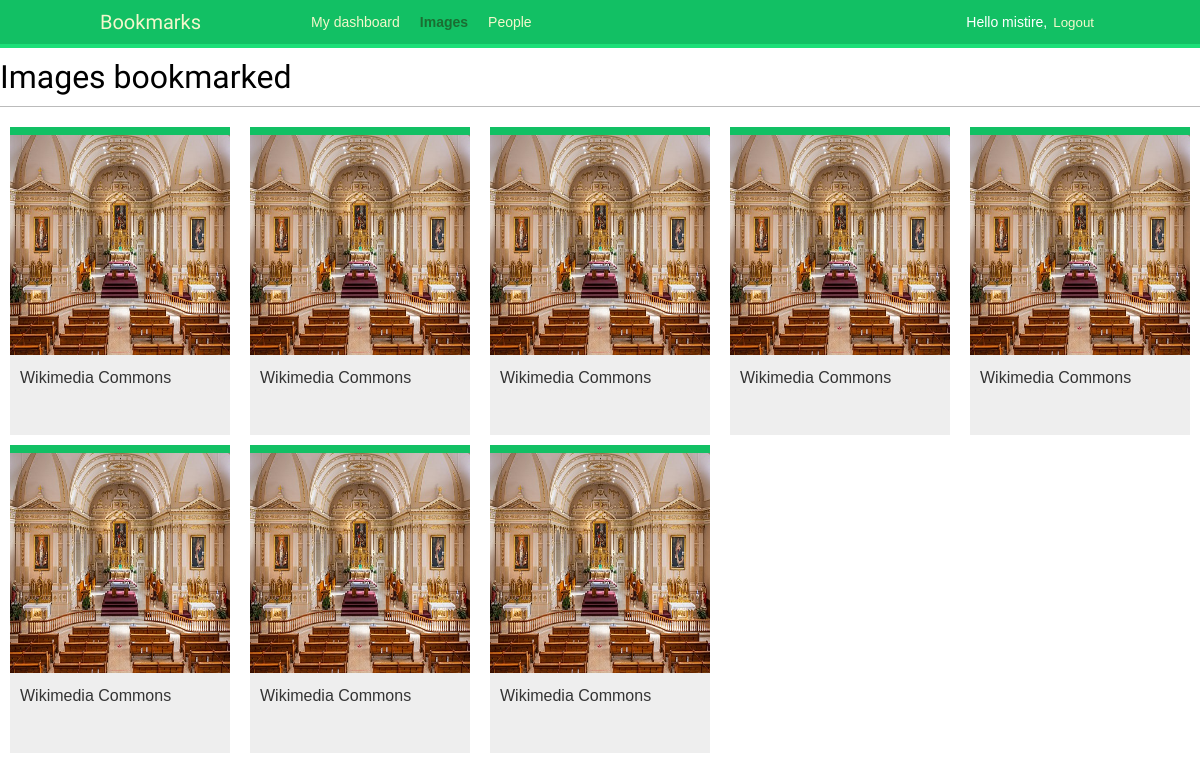
The page /images/ (signed in) on the database as committed earlier.
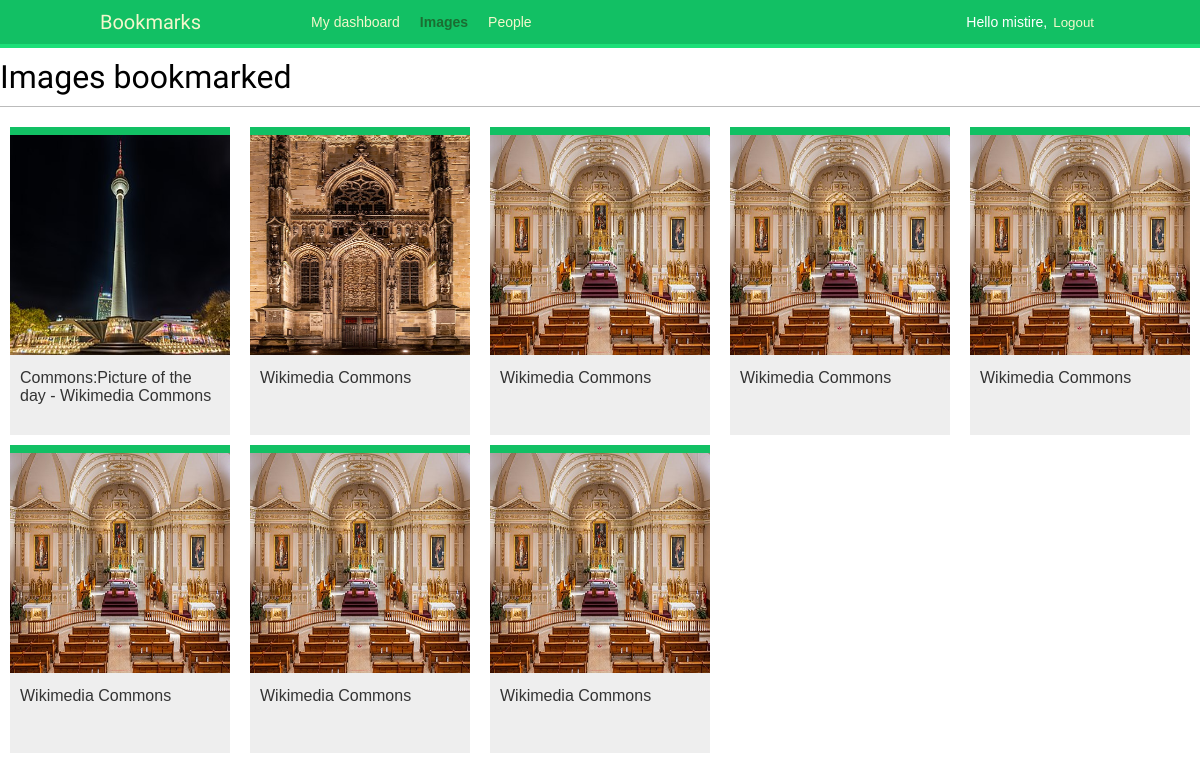
The same page on the database as committed later.
### images/models.py (models this page shows, shortened)
class Image(models.Model):
  user = models.ForeignKey(
    settings.AUTH_USER_MODEL,
    related_name='images_created',
    on_delete=models.CASCADE
  )
  title = models.CharField(max_length=200)
  slug = models.SlugField(max_length=200, blank=True)
  url = models.URLField(max_length=2000)
  image = models.ImageField(upload_to='images/%Y/%m/%d')
  description = models.TextField(blank=True)
  created = models.DateTimeField(auto_now_add=True)
  users_like = models.ManyToManyField(
    settings.AUTH_USER_MODEL,
    related_name='images_liked',
    blank=True
  )
  total_likes = models.PositiveIntegerField(default=0)
  class Meta:
    indexes = [
      models.Index(fields=['-created']),
      models.Index(fields=['-total_likes']),
    ]
    ordering = ['-created']
  def get_absolute_url(self):
    return reverse('images:detail', args=[self.id, self.slug])

### images/views.py (the view)
# urls.py: path('', views.image_list, name='list'),
@login_required
def image_list(request):
  images = Image.objects.all()
  paginator = Paginator(images, 8)
  page = request.GET.get('page')
  images_only = request.GET.get('images_only')
  try:
    images = paginator.page(page)
  except PageNotAnInteger:
    images = paginator.page(1)
  except EmptyPage:
    if images_only:
      return HttpResponse('')
    images = paginator.page(paginator.num_pages)
  if images_only:
    return render(
      request,
      'images/image/list_images.html',
      {'section': 'images', 'images': images}
    )
  return render(
    request,
    'images/image/list.html',
    {'section': 'images', 'images': images}
  )

### images/templates/images/image/list.html (shortened to what this page needs)
{% extends "base.html" %}
{% block content %}
  <h1>Images bookmarked</h1>
  <div id="image-list">
    {% include "images/image/list_images.html" %}
  </div>
{% endblock %}

### images/templates/images/image/list_images.html
{% load thumbnail %}
{% for image in images %}
  <div class="image">
    <a href="{{ image.get_absolute_url }}">
      {% thumbnail image.image 300x300 crop="smart" as im %}
      <a href="{{ image.get_absolute_url }}">
        <img src="{{ im.url }}" alt="">
      </a>
    </a>
    <div class="info">
      <a href="{{ image.get_absolute_url }}" class="title">
        {{ image.title }}
      </a>
    </div>
  </div>
{% endfor %}

Rows that differ between the two databases and show on the page:
no longer on this page (row unchanged): Image: title "Wikimedia Commons"
no longer on this page (row unchanged): Image: title "Wikimedia Commons"
added Image: shows a picture, title "Commons:Picture of the day - Wikimedia Commons"
added Image: shows a picture, title "Wikimedia Commons"
